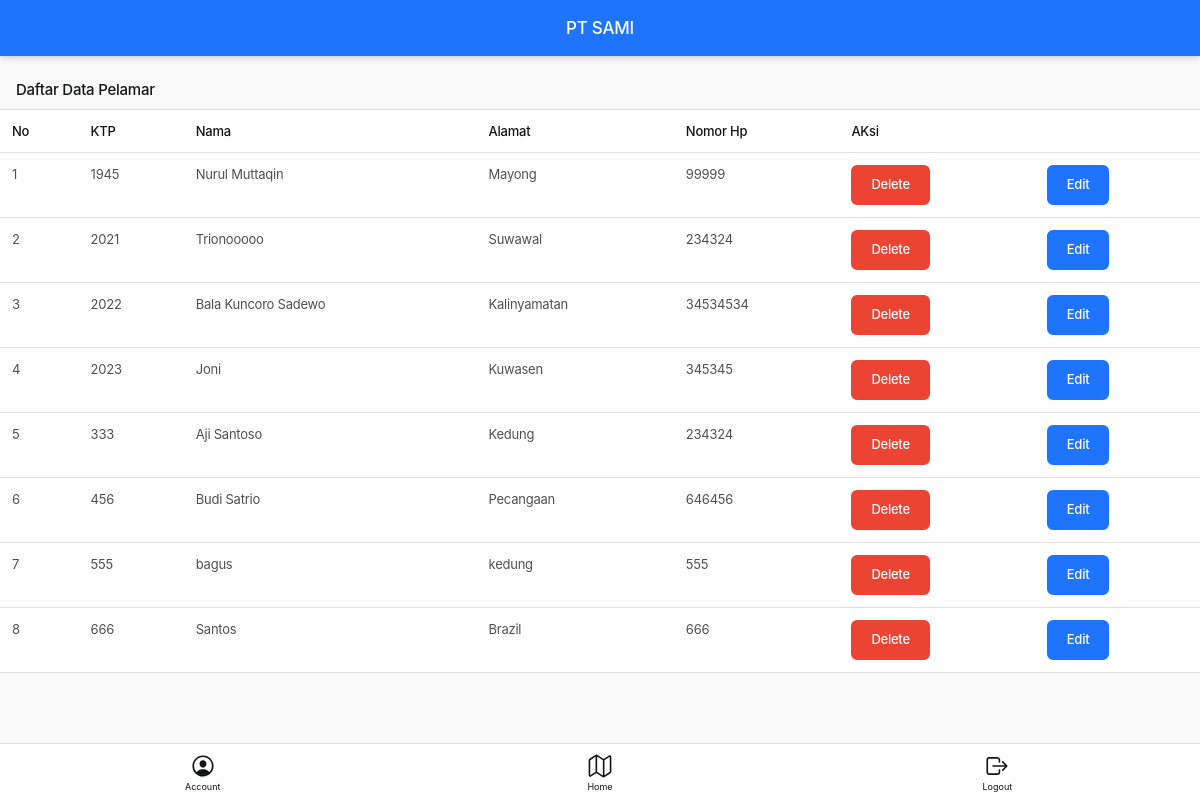
Screenshot of /index.php/profile with the database file from the repository.
### tables this page shows
CREATE TABLE `tb_profile` (
  `ktp_id` varchar(200) NOT NULL,
  `nama` varchar(100) NOT NULL,
  `alamat` text NOT NULL,
  `hp` varchar(20) NOT NULL,
  `created_at` timestamp NOT NULL DEFAULT current_timestamp() ON UPDATE current_timestamp(),
  `updated_at` timestamp NOT NULL DEFAULT '0000-00-00 00:00:00'
);

### application/controllers/Profile.php (called while the page is built, shortened)
<?php
class Profile extends CI_Controller {
	public function __construct()
	{
		$this->load->library('session');
		$this->load->library('form_validation');
		$this->load->model('ProfileModel');
	}
	public function index()
	{
		$data['data'] = $this->ProfileModel->getAllData();
		$this->load->view('admin/profile', $data);
	}
}

### index.php (called while the page is built, shortened)
<?php
require_once BASEPATH.'core/CodeIgniter.php';

### application/models/ProfileModel.php (called while the page is built, shortened)
<?php
class ProfileModel extends CI_Model
{
	public function getAllData()
	{
		$data = $this->db->get('tb_profile');
		return $data->result();
	}
}
?>

### application/views/admin/profile.php (the view, shortened to what this page needs)
<html lang="en">
<head>
    <link rel="stylesheet" href="<?= base_url('/assets/css/style.css') ?>" async>
    <link rel="stylesheet" href="<?= base_url('/assets/css/helper.css') ?>" async>
</head>
<body>
    <div class="appHeader bg-primary scrolled is-active text-white">
        <div class="pageTitle">
            PT SAMI
        </div>
    </div>
    <div id="appCapsule">
        <div class="section full mt-2">
            <div class="section-title">Daftar Data Pelamar</div>
            <div class="wide-block p-0">
            	<div class="table-responsive">
            		<table class="table">
            			<thead>
            				<tr>
            					<th scope="col">No</th>
            					<th scope="col">KTP</th>
            					<th scope="col text-center">Nama</th>
            					<th scope="col">Alamat</th>
            					<th scope="col text-center">Nomor Hp</th>
                                <th scope="col text-center" colspan="2">AKsi</th>
            				</tr>
            			</thead>
            			<tbody>
            			<?php
            				$nomor = 0;
            				foreach ($data as $key): ?>
            				<tr>
            					<td scope="row"><?php $nomor++; echo $nomor; ?></td>
                                <td scope="row"><?= $key->ktp_id; ?></td>
                                <td scope="row"><?= $key->nama; ?></td>
                                <td scope="row"><?= $key->alamat; ?></td>
                                <td scope="row"><?= $key->hp; ?></td>
                                <td scope="row"><a href="<?= base_url('profile/delete/') . $key->ktp_id ?>" class="btn btn-danger">Delete</a></td>
                                <td scope="row"><a href="<?= base_url('profile/edit/') . $key->ktp_id ?>" class="btn btn-primary">Edit</a></td>
            				</tr>
            			<?php endforeach; ?>
            			</tbody>
            		</table>
            	</div>
            </div>
        </div>
    </div>
    <div class="appBottomMenu">
        <a href="<?= base_url('users/account') ?>" class="item" id="__prevPage">
            <div class="col">
                <ion-icon name="person-circle-outline"></ion-icon>
                <span class="text-dark">Account</span>
            </div>
        </a>
        <a href="<?= base_url('users/dashboard_admin') ?>" class="item">
            <div class="col">
                <ion-icon name="map-outline"></ion-icon>
                <span class="text-dark">Home</span>
            </div>
        </a>
        <a href="<?= base_url('users/logout') ?>" class="item" id="__nextPage">
            <div class="col">
                <ion-icon name="log-out-outline"></ion-icon>
                <span class="text-dark">Logout</span>
            </div>
        </a>
    </div>
</body>
</html>

### rows the page displays
tb_profile: ktp_id "1945", nama "Nurul Muttaqin", alamat "Mayong", hp "99999"
tb_profile: ktp_id "2021", nama "Trionooooo", alamat "Suwawal", hp "234324"
tb_profile: ktp_id "2022", nama "Bala Kuncoro Sadewo", alamat "Kalinyamatan", hp "34534534"
tb_profile: ktp_id "2023", nama "Joni", alamat "Kuwasen", hp "345345"
tb_profile: ktp_id "333", nama "Aji Santoso", alamat "Kedung", hp "234324"
tb_profile: ktp_id "456", nama "Budi Satrio", alamat "Pecangaan", hp "646456"
tb_profile: ktp_id "555", nama "bagus", alamat "kedung", hp "555"
tb_profile: ktp_id "666", nama "Santos", alamat "Brazil", hp "666"
